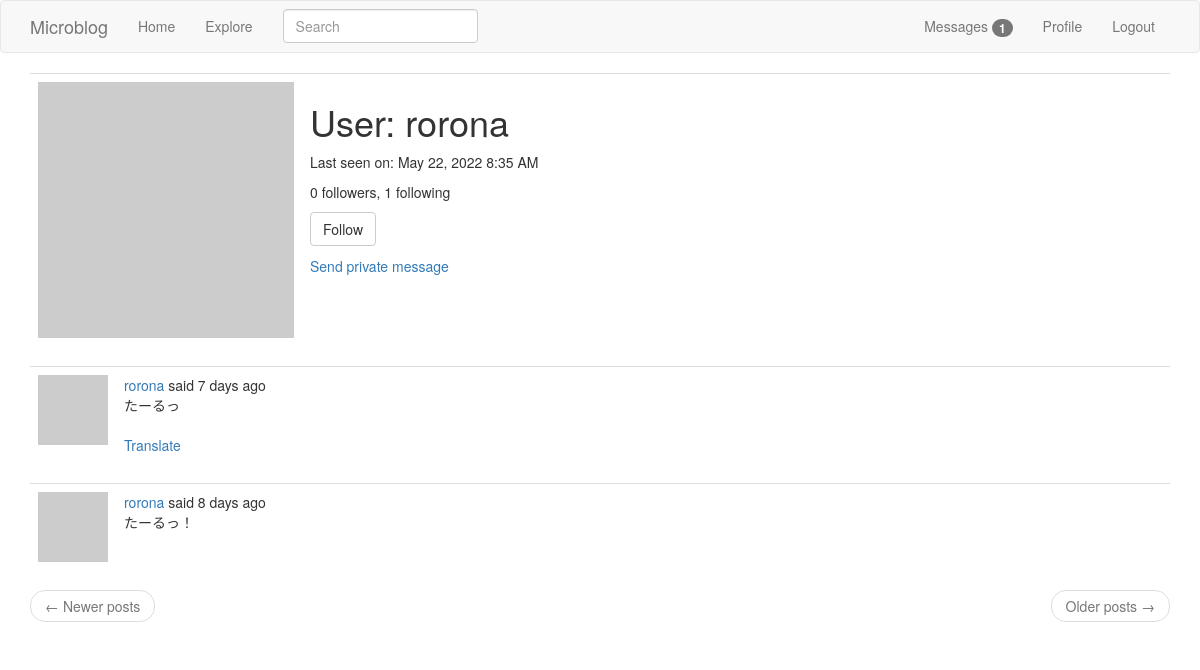
The page /user/rorona (signed in) on the database its author committed.
### app/models.py (models this page shows, shortened)
class PaginatedAPIMixin(object):
    @staticmethod
    def to_collection_dict(query, page, per_page, endpoint, **kwargs):
        resources = query.paginate(page, per_page, False)
        data = {
            'items': [item.to_dict() for item in resources.items],
            '_meta': {
                'page': page,
                'per_page': per_page,
                'total_pages': resources.pages,
                'total_items': resources.total
            },
            '_links': {
                'self': url_for(endpoint, page=page, per_page=per_page,
                                **kwargs),
                'next': url_for(endpoint, page=page + 1, per_page=per_page,
                                **kwargs) if resources.has_next else None,
                'prev': url_for(endpoint, page=page - 1, per_page=per_page,
                                **kwargs) if resources.has_prev else None,
            }
        }
        return data

class User(PaginatedAPIMixin, UserMixin, db.Model):
    id = db.Column(db.Integer, primary_key=True)
    username = db.Column(db.String(64), index=True, unique=True)
    email = db.Column(db.String(120), index=True, unique=True)
    password_hash = db.Column(db.String(128))
    posts = db.relationship('Post', backref='author', lazy='dynamic')
    about_me = db.Column(db.String(140))
    last_seen = db.Column(db.DateTime, default=datetime.utcnow)
    followed = db.relationship(
        'User', secondary=followers,
        primaryjoin=(followers.c.follower_id == id),
        secondaryjoin=(followers.c.followed_id == id),
        backref=db.backref('followers', lazy='dynamic'), lazy='dynamic')
    messages_sent = db.relationship('Message',
                                    foreign_keys='Message.sender_id',
                                    backref='author', lazy='dynamic')
    messages_received = db.relationship('Message',
                                        foreign_keys='Message.recipient_id',
                                        backref='recipient', lazy='dynamic')
    last_message_read_time = db.Column(db.DateTime)
    notifications = db.relationship('Notification', backref='user',
                                    lazy='dynamic')
    tasks = db.relationship('Task', backref='user', lazy='dynamic')
    token = db.Column(db.String(32), index=True, unique=True)
    token_expiration = db.Column(db.DateTime)
    def avatar(self, size):
        digest = md5(self.email.lower().encode('utf-8')).hexdigest()
        return 'https://www.gravatar.com/avatar/{}?d=identicon&s={}'.format(
            digest, size)
    def is_following(self, user):
        return self.followed.filter(
            followers.c.followed_id == user.id).count() > 0
    def new_messages(self):
        last_read_time = self.last_message_read_time or datetime(1900, 1, 1)
        return Message.query.filter_by(recipient=self).filter(
            Message.timestamp > last_read_time).count()
    def get_tasks_in_progress(self):
        return Task.query.filter_by(user=self, complete=False).all()

class SearchableMixin(object):
    @classmethod
    def before_commit(cls, session):
        session._changes = {
            'add': list(session.new),
            'update': list(session.dirty),
            'delete': list(session.deleted)
        }
    @classmethod
    def after_commit(cls, session):
        for obj in session._changes['add']:
            if isinstance(obj, SearchableMixin):
                add_to_index(obj.__tablename__, obj)
        for obj in session._changes['update']:
            if isinstance(obj, SearchableMixin):
                add_to_index(obj.__tablename__, obj)
        for obj in session._changes['delete']:
            if isinstance(obj, SearchableMixin):
                remove(obj.__tablename__, obj)

class Post(SearchableMixin, db.Model):
    __searchable__ = ['body']
    id = db.Column(db.Integer, primary_key=True)
    body = db.Column(db.String(140))
    timestamp = db.Column(db.DateTime, index=True, default=datetime.utcnow)
    user_id = db.Column(db.Integer, db.ForeignKey('user.id'))
    language = db.Column(db.String(5))

### app/main/routes.py (the view)
@bp.route('/user/<username>')
@login_required
def user(username):
    user = User.query.filter_by(username=username).first_or_404()
    page = request.args.get('page', 1, type=int)
    posts = user.posts.order_by(Post.timestamp.desc()).paginate(
        page, current_app.config['POSTS_PER_PAGE'], False)
    next_url = url_for('main.user', username=user.username,
                       page=posts.next_num) if posts.has_next else None
    prev_url = url_for('main.user', username=user.username,
                       page=posts.prev_num) if posts.has_prev else None
    form = EmptyForm()
    return render_template('user.html', user=user, posts=posts.items,
                           next_url=next_url, prev_url=prev_url, form=form)

### app/main/forms.py
class SearchForm(FlaskForm):
    q = StringField(_l('Search'), validators=[DataRequired()])
    def __init__(self, *args, **kwargs):
        if 'formdata' not in kwargs:
            kwargs['formdata'] = request.args
        if 'meta' not in kwargs:
            kwargs['meta'] = {'csrf': False}
        super().__init__(*args, **kwargs)

class EmptyForm(FlaskForm):
    submit = SubmitField('Submit')

### app/main/routes.py (called while the page is built)
@bp.before_app_request
def before_request():
    if current_user.is_authenticated:
        current_user.last_seen = datetime.utcnow()
        db.session.commit()
        g.search_form = SearchForm()
    g.locale = str(get_locale())

### app/models.py (called while the page is built)
@login.user_loader
def load_user(id):
    return User.query.get(int(id))

### app/templates/user.html (shortened to what this page needs)
{% extends "base.html" %}
{% block app_content %}
    <table class="table table-hover">
        <tr>
            <td width="256px">
                <img src="{{ user.avatar(256) }}"
                     alt="{{ user.username }}'s avatar"
                     height="256"
                     width="256"/>
            </td>
            <td>
                <h1>{{ _('User') }}: {{ user.username }}</h1>
                {% if user.last_seen %}
                    <p>
                        {{ _('Last seen on') }}: {{ moment(user.last_seen).format('LLL') }}
                    </p>
                {% endif %}
                <p>
                    {{ _('%(count)d followers', count=user.followers.count()) }}, {{ _('%(count)d following', count=user.followed.count()) }}
                </p>
                {% if user == current_user %}
                    <p>
                        <a href="{{ url_for('main.edit_profile') }}">{{ _('Edit your profile') }}</a>
                    </p>
                    {% if not current_user.get_task_in_progress('export_posts') %}
                    <p>
                        <a href="{{ url_for('main.export_posts') }}">
                            {{ _('Export your posts') }}
                        </a>
                    </p>
                    {% endif %}
                {% elif not current_user.is_following(user) %}
                    <p>
                        <form action="{{ url_for('main.follow', username=user.username) }}"
                              method="post">
                            {{ form.submit(value=_('Follow'), class_='btn btn-default') }}
                        </form>
                    </p>
                {% endif %}
                {% if user != current_user %}
                <p>
                    <a href="{{ url_for('main.send_message',
                                        recipient=user.username) }}">
                        {{ _('Send private message') }}
                    </a>
                </p>
                {% endif %}
            </td>
        </tr>
    </table>
    {% for post in posts %}
        {% include '_post.html' %}
    {% endfor %}
    {% include "_page_nav.html" %}
{% endblock app_content %}

### app/templates/_post.html (shortened to what this page needs)
<table class="table table-hover">
    <tr>
        <td width="70px">
            <a href="{{ url_for('main.user', username=post.author.username) }}">
                <img src="{{ post.author.avatar(70) }}"
                     alt="{{ post.author.username }}'s avatar"
                     height="70"
                     width="70"/>
            </a>
        </td>
        <td>
        {{ _('%(username)s said %(when)s',
        username=user_link, when=moment(post.timestamp).fromNow()) }}
        <br />
        <span id="post{{ post.id }}">{{ post.body }}</span>
        {% if post.language and post.language != g.locale %}
            <br />
            <br />
            <span id="translation{{ post.id }}">
                <a href="javascript:translate( '#post{{ post.id }}', '#translation{{ post.id }}', '{{ post.language }}', '{{ g.locale }}');">{{ _('Translate') }}</a>
            </span>
        {% endif %}
    </td>
</tr>
</table>

### rows shown on the page
User: username "rorona", last_seen "May 22, 2022 8:35 AM"
Post: body "たーるっ"
Post: body "たーるっ！"

### other values the page prints
{{ new_messages }} "1"
